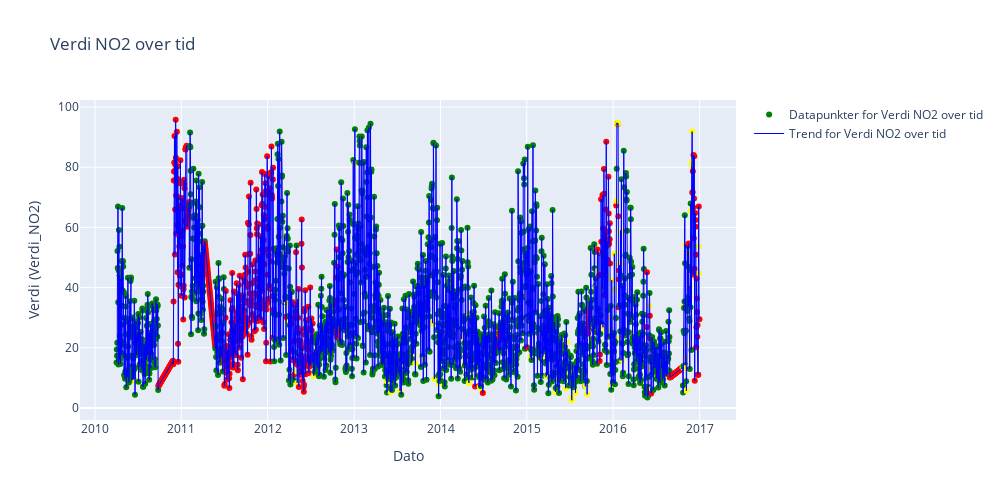
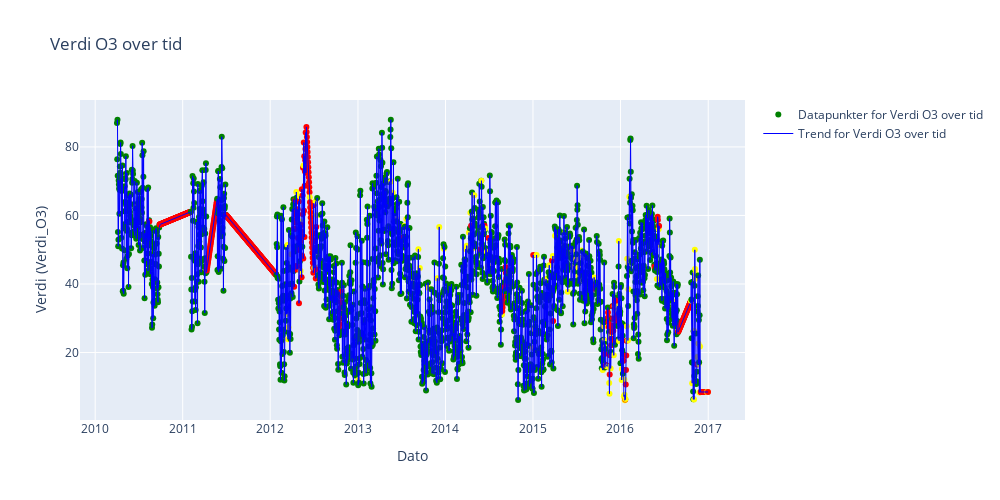
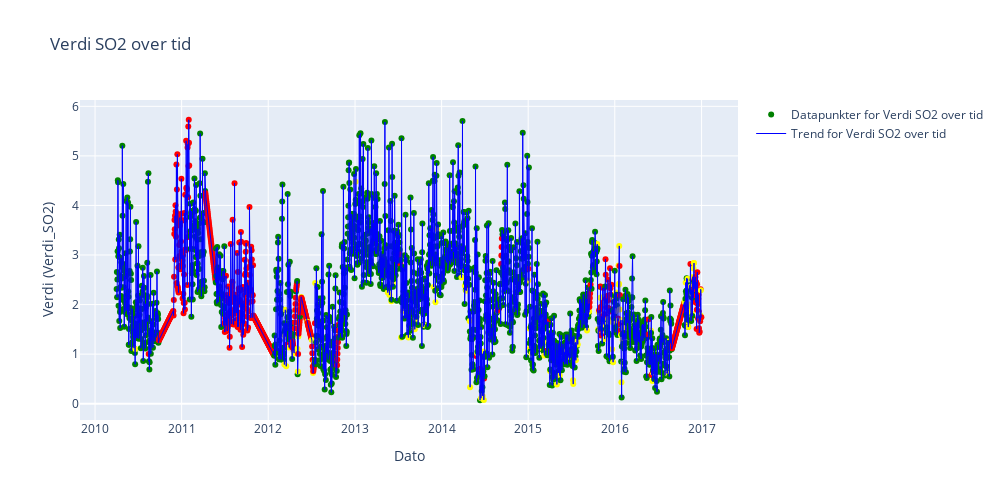

Notebook source saved alongside these figures, in order:
### Markdown cell above
### Visualisering av luftkvalitet og datakvalitet

#### Hva gjør funksjonen?
Funksjonen `plot_air_quality()` genererer separate grafer for ulike luftforurensningskomponenter (NO₂, O₃, SO₂). Hver graf viser:

- En **punktsky** av måleverdier over tid.
- En **blå trendlinje** som indikerer utviklingen.
- **Fargekoding** av datapunkter basert på datakvalitet:
  - 🔴 **Rød** – manglende eller interpolerte verdier  
  - 🟡 **Gul** – dekningsgrad under 90 %  
  - 🟢 **Grønn** – god datakvalitet (≥ 90 %)

#### Fordeler ved denne fremstillingsmåten
- **Tydelig kommunikasjon av datakvalitet:** Brukeren får umiddelbar visuell informasjon om hvilke data som er pålitelige.
- **Støtter tolkning av trender:** Trendlinjer hjelper med å identifisere mønstre over tid.
- **Fleksibel og gjenbrukbar struktur:** Funksjonen tar generelle parametere og kan brukes på andre variabler, stasjoner og tidsperioder.
- **Styrker datadrevne beslutninger:** Fremhever både verdier og usikkerheter, noe som er avgjørende for miljøanalyse og -rapportering.

#### Relevans og Anvendelse
Denne funksjonen er sentral i å visualisere endringer i luftkvalitet over tid, og demonstrerer effektiv bruk av **interaktive visualiseringer** for å kommunisere både måleverdier og datakvalitet. Gjennom fargekoding av datapunkter gir grafene ikke bare innsikt i luftforurensning, men også i påliteligheten til datagrunnlaget.

Visualiseringene gir følgende fordeler og anvendelser:

- **Formidling av datakvalitet:** Brukeren ser umiddelbart hvilke målinger som er komplette, delvis mangelfulle eller interpolerte.
- **Overvåking og miljøanalyse:** Egnet for både forskningsformål og offentlig rapportering.
- **Beslutningsstøtte:** Kan brukes som verktøy i politikkutforming og miljøtiltak.
- **Tilgjengelighet for publikum:** Plotly gir interaktivitet som lar brukeren utforske dataene selv.

### Code cell
from data_niluAPI import load_and_plot_air_quality
load_and_plot_air_quality()

### Figure 1 — Plotly figure (JSON) as saved in the notebook; plotly's stock layout.template omitted (floating-point values rounded to 4 significant figures; data arrays with more than 128 entries replaced by an {"elided": "..."} marker saying what was removed)
{"data": [{"marker": {"color": {"elided": "2466 str values"}, "size": 6}, "mode": "markers", "name": "Datapunkter for Verdi NO2 over tid", "type": "scatter", "x": {"elided": "2466 str values"}, "y": {"elided": "2466 float values"}}, {"line": {"color": "blue", "width": 1}, "mode": "lines", "name": "Trend for Verdi NO2 over tid", "type": "scatter", "x": {"elided": "2466 str values"}, "y": {"elided": "2466 float values"}}], "layout": {"height": 500, "title": {"text": "Verdi NO2 over tid"}, "width": 1000, "xaxis": {"title": {"text": "Dato"}}, "yaxis": {"title": {"text": "Verdi (Verdi_NO2)"}}}}

### Figure 2 — Plotly figure (JSON) as saved in the notebook; plotly's stock layout.template omitted (floating-point values rounded to 4 significant figures; data arrays with more than 128 entries replaced by an {"elided": "..."} marker saying what was removed)
{"data": [{"marker": {"color": {"elided": "2466 str values"}, "size": 6}, "mode": "markers", "name": "Datapunkter for Verdi O3 over tid", "type": "scatter", "x": {"elided": "2466 str values"}, "y": {"elided": "2466 float values"}}, {"line": {"color": "blue", "width": 1}, "mode": "lines", "name": "Trend for Verdi O3 over tid", "type": "scatter", "x": {"elided": "2466 str values"}, "y": {"elided": "2466 float values"}}], "layout": {"height": 500, "title": {"text": "Verdi O3 over tid"}, "width": 1000, "xaxis": {"title": {"text": "Dato"}}, "yaxis": {"title": {"text": "Verdi (Verdi_O3)"}}}}

### Figure 3 — Plotly figure (JSON) as saved in the notebook; plotly's stock layout.template omitted (floating-point values rounded to 4 significant figures; data arrays with more than 128 entries replaced by an {"elided": "..."} marker saying what was removed)
{"data": [{"marker": {"color": {"elided": "2466 str values"}, "size": 6}, "mode": "markers", "name": "Datapunkter for Verdi SO2 over tid", "type": "scatter", "x": {"elided": "2466 str values"}, "y": {"elided": "2466 float values"}}, {"line": {"color": "blue", "width": 1}, "mode": "lines", "name": "Trend for Verdi SO2 over tid", "type": "scatter", "x": {"elided": "2466 str values"}, "y": {"elided": "2466 float values"}}], "layout": {"height": 500, "title": {"text": "Verdi SO2 over tid"}, "width": 1000, "xaxis": {"title": {"text": "Dato"}}, "yaxis": {"title": {"text": "Verdi (Verdi_SO2)"}}}}
